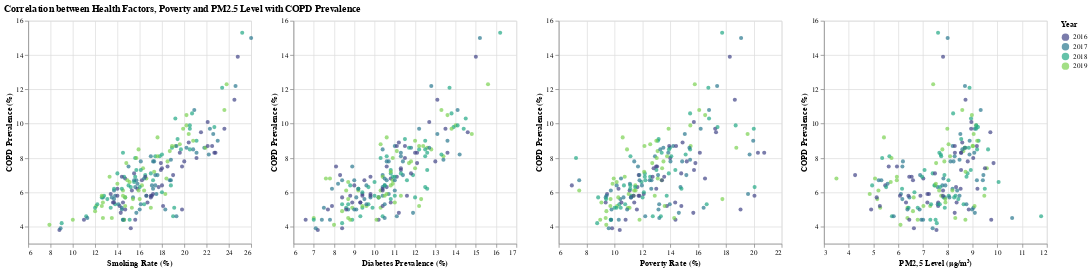

The code cell stored with this chart in its notebook:
### Code cell
# COPD data
copd_df = pd.read_csv('U.S._Chronic_Disease_Indicators__CDI___2023_Release_filtered_by_COPD.csv').rename(columns={'DataValue': 'COPD_Rate', 'YearStart': 'Year'})
# Smoking data
smoking_df = pd.read_csv('Behavioral_Risk_Factor_Surveillance_System_(BRFSS)_Prevalence_Data_(2011_to_present)_filtered_by_smoking.csv').rename(columns={'Locationabbr': 'LocationAbbr', 'Data_value': 'Smoking_Rate'})
# Poverty data
poverty_df = pd.read_csv('poverty-rate-by-raceethnicity(2008_to_2023).csv', header=2)
poverty_df = poverty_df.melt(
    id_vars=['Location'],
    value_vars=[c for c in poverty_df.columns if '__Total' in c],
    var_name='Year_Type',
    value_name='Poverty_Rate'
)
poverty_df['Year'] = poverty_df['Year_Type'].str.split('__').str[0].astype(int)
poverty_df['Poverty_Rate'] = poverty_df['Poverty_Rate']*100
poverty_df['LocationAbbr'] = poverty_df['Location'].map(state_to_abbr)
# Diabetes data
diabetes_df = pd.read_csv('Behavioral_Risk_Factor_Surveillance_System_(BRFSS)_Prevalence_Data_(2011_to_present)_filtered_by_diabetes.csv').rename(columns={'Locationabbr': 'LocationAbbr', 'Data_value': 'Diabetes_Rate'})
# PM2.5 data
pm25_df = pd.read_csv('Daily_Census_Tract-Level_PM2.5_Concentrations,_2016_-_2020_averaged_by_state.csv').rename(columns={'year': 'Year', 'DS_PM_pred': 'PM25_Level'})
pm25_df['LocationAbbr'] = pm25_df['statefips'].map(fips_to_abbr)
# Display
merged_df = (copd_df.merge(smoking_df, on=['LocationAbbr', 'Year'], how='inner')
                    .merge(diabetes_df, on=['LocationAbbr', 'Year'], how='inner')
                    .merge(poverty_df, on=['LocationAbbr', 'Year'], how='inner')
                    .merge(pm25_df, on=['LocationAbbr', 'Year'], how='inner'))
display_df = merged_df.rename(columns={
    'COPD_Rate': 'COPD Prevalence (%)',
    'Smoking_Rate': 'Smoking Rate (%)',
    'Diabetes_Rate': 'Diabetes Prevalence (%)', 
    'Poverty_Rate': 'Poverty Rate (%)',
    'PM25_Level': 'PM2,5 Level (μg/m³)'
})
print('low PM2.5 region', display_df[display_df['PM2,5 Level (μg/m³)']<7]['LocationDesc'].unique())
scatter_matrix = alt.Chart(display_df).mark_circle().encode(
    alt.X(alt.repeat("column"), type='quantitative', scale=alt.Scale(zero=False)),
    alt.Y(alt.repeat("row"), type='quantitative', scale=alt.Scale(zero=False)),
    color=alt.Color('Year:O', scale=alt.Scale(scheme='viridis'), 
                   legend=alt.Legend(title='Year')),
    tooltip=['LocationAbbr', 'Year']
).repeat(
    row=['COPD Prevalence (%)'],
    column=['Smoking Rate (%)', 'Diabetes Prevalence (%)', 'Poverty Rate (%)', 'PM2,5 Level (μg/m³)']
).properties(
    title='Correlation between Health Factors, Poverty and PM2.5 Level with COPD Prevalence'
)
corr_cols = [
    'COPD Prevalence (%)',
    'Smoking Rate (%)',
    'Diabetes Prevalence (%)',
    'Poverty Rate (%)',
    'PM2,5 Level (μg/m³)'
]
correlation_matrix = display_df[corr_cols].corr(method='pearson')
print("=== Correlation Matrix (Pearson) ===")
display(correlation_matrix.round(3))
scatter_matrix

### Figure 1 — Vega-Lite specification as saved in the notebook (floating-point values rounded to 4 significant figures; data arrays with more than 128 entries replaced by an {"elided": "..."} marker saying what was removed)
{"config": {"view": {"continuousWidth": 300, "continuousHeight": 300}}, "repeat": {"column": ["Smoking Rate (%)", "Diabetes Prevalence (%)", "Poverty Rate (%)", "PM2,5 Level (μg/m³)"], "row": ["COPD Prevalence (%)"]}, "spec": {"data": {"name": "data-5bf1b77657d98d5bd0fd652dd90f6128"}, "mark": {"type": "circle"}, "encoding": {"color": {"field": "Year", "legend": {"title": "Year"}, "scale": {"scheme": "viridis"}, "type": "ordinal"}, "tooltip": [{"field": "LocationAbbr", "type": "nominal"}, {"field": "Year", "type": "quantitative"}], "x": {"field": {"repeat": "column"}, "scale": {"zero": false}, "type": "quantitative"}, "y": {"field": {"repeat": "row"}, "scale": {"zero": false}, "type": "quantitative"}}}, "title": "Correlation between Health Factors, Poverty and PM2.5 Level with COPD Prevalence", "$schema": "https://vega.github.io/schema/vega-lite/v6.1.0.json", "datasets": {"data-5bf1b77657d98d5bd0fd652dd90f6128": {"elided": "195 records"}}}
